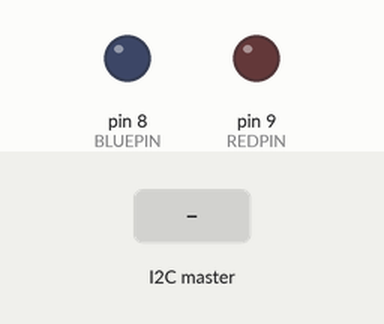
This sketch was run on a simulated Arduino Uno, built with avr-gcc and run on an emulated ATmega328P. Shown: output pins drawn as LEDs (lit = HIGH). The inputs (shaded band) are chosen by the test bench. What the sketch prints to the serial monitor is not drawn.

Above: at 1.2 s.
1.3 s: the I2C master sends "H"
At 2.28 s:
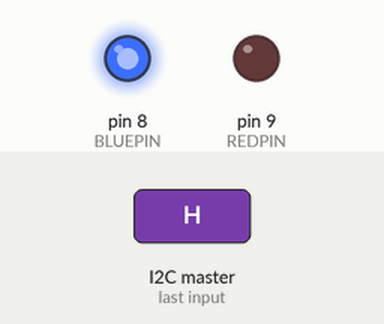
Timing chart, 0 to 4.3 s (numbered marks = the images above; inputs shaded):
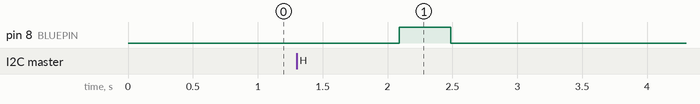

Measured:
- after the input at 1.3 s, pin 8 (BLUEPIN): LOW → HIGH after 0.79 s, → LOW 0.40 s later

The sketch:

pumpkin4-B-Dec-slave.ino
```cpp
/*
set Arduino UNO board for blue
set Arduino Duemilanove w/ ATmega328
Port: /dev/tty.usbmodem1411
Programmer: arduino
Overriding Baud Rate: 115200
*/

#include <Wire.h>
#define BLUEPIN 8
#define REDPIN 9
#define FADESPEED 500

void setup()
{
  Serial.begin(9600);
  Serial.println("GOOO");

  pinMode(REDPIN, OUTPUT);
  pinMode(BLUEPIN, OUTPUT);

  Wire.begin(5);
  Wire.onReceive(receiveEvent);
}

void loop()
{

}

void receiveEvent(int howMany)
{
  while(Wire.available())
  {
    char c = Wire.read();

    if (c == 'H')
    {
      int r, b;

      for (r = 256; r >= 0; r--) {
        analogWrite(REDPIN, r);
        delay(FADESPEED);
      }
      for (b = 256; b >= 0; b--) {
        analogWrite(BLUEPIN, b);
        delay(FADESPEED);
      }
    }
  }
}
```
